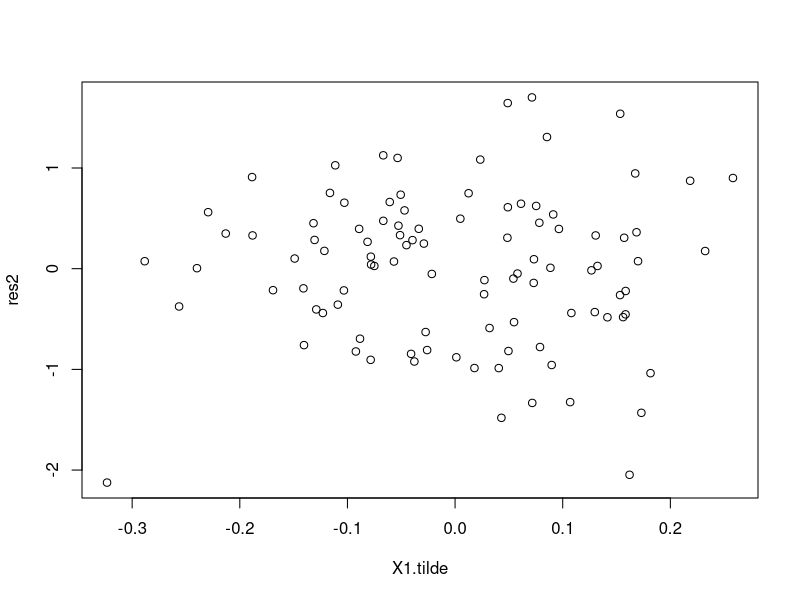

Recreate this plot in R. (Note: this script raises an error after producing the figure.)
## ---- chunk 1
knitr::opts_chunk$set(echo = TRUE)
library(sandwich)   # For Huber-White (robust) standard errors
library(boot) 
library(dplyr)
library(MASS)
library(doParallel)
library(ggplot2)
library(reshape2)
library(lmtest)

## ---- chunk 2
jackknife_po_fn <- function(data, indices) {
  # Leave-one-out data
  Y_loo <- data$Y[indices]
  X_loo <- as.matrix(data[indices, -1, drop = FALSE])
  
  # First-step regressions (partialling out)
  mY_loo <- lm(Y_loo ~ X_loo[,-1])
  mX1_loo <- lm(X_loo[,1] ~ X_loo[,-1])
  
  # Get residualized variables
  Y_tilde_loo <- mY_loo$residuals
  X1_tilde_loo <- mX1_loo$residuals
  
  # Second-step regression
  m2_loo <- lm(Y_tilde_loo ~ X1_tilde_loo - 1)
  
  return(coef(m2_loo)[1])  # Return beta estimate
}
## ---- chunk 3
set.seed(3)
n <- 100
k <- 1.1 # number of observations per coefficient
p <- floor(n/k) #number of variables
rho <- 0.6
beta <- rep(0.5, p)
Sigma <- matrix(rho, p, p)  # Correlation matrix
diag(Sigma) <- 1  # Set diagonal to 1 for variances
mu <- rep(0,p)
X <- mvrnorm(n, mu, Sigma) # simplified setting: all predictors are orthogonal

# Introduce heteroskedasticity: variance depends on X
gamma <- runif(p, -0.25, 0.25)  # Random coefficients for variance scaling
error_sd <- exp(X %*% gamma)  # Heteroskedastic error standard deviation
errors <- rnorm(n, mean = 0, sd = error_sd)  # Heteroskedastic errors
Y <- X%*%beta + errors
## ---- chunk 4
gamma[0:10]
## ---- chunk 5
m1 <- lm(Y ~ X) 
coef(m1)[1:10]
## ---- chunk 6
mY <- lm(Y ~ X[,-1])
mX1 <- lm(X[,1] ~ X[,-1])
Y.tilde <- mY$residuals
X1.tilde <- mX1$residuals
m2 <- lm(Y.tilde ~ X1.tilde -1 ) # no intercept 
## ---- chunk 7
coef(summary(m1))[2,]
## ---- chunk 8
coef(summary(m2))
## ---- chunk 9
# Plot to check heterokedasticity in the second step regression
res2 <- resid(m2)
plot(X1.tilde,res2)
lm(res2**2  ~ X1.tilde) %>% summary
## ---- chunk 10
num_cores <- detectCores() - 1  # Use available cores minus one
cl <- makeCluster(num_cores)
registerDoParallel(cl)

N.sim <- 1000
beta.LR <- beta.PO <- SE.LR <- SE.PO <- SE.POHW  <- SE.LRHW <- SE.LRJN <- SE.POJN <- c()
results <- foreach(i = 1:N.sim, .combine = rbind, .packages = c("sandwich", "boot")) %dopar% {
  
  X <- replicate(p, rnorm(n))
  
  # Introduce heteroskedasticity: variance depends on X
  error_sd <- exp(X %*% gamma)  # Heteroskedastic error standard deviation
  errors <- rnorm(n, mean = 0, sd = error_sd)  # Heteroskedastic errors
  Y <- X%*%beta + errors

  m1 <- lm(Y ~ X)
  mY <- lm(Y ~ X[,-1])
  mX1 <- lm(X[,1] ~ X[,-1])
  Y.tilde <- mY$residuals
  X1.tilde <- mX1$residuals
  m2 <- lm(Y.tilde ~ X1.tilde -1)
  
  beta_LR <- coef(summary(m1))[2, 1]
  SE_LR <- coef(summary(m1))[2, 2]
  SE_LRHW <- sqrt(diag(vcovHC(m1, type = "HC0"))[2])
  SE_LRJN <- sqrt(diag(vcovHC(m1, type = "HC3"))[2])
  
  beta_PO <- coef(summary(m2))[1]
  SE_PO <- coef(summary(m2))[2]
  SE_POHW <- sqrt(vcovHC(m2, type = "HC0"))
  
  data_list <- data.frame(Y = Y, X)
  jack_res <- boot(data = data_list, 
                   statistic = jackknife_po_fn, 
                   R = n,  
                   sim = "ordinary")
  SE_POJN <- sqrt((n - 1) / n * var(jack_res$t))
  
  c(beta_LR, SE_LR, SE_LRHW, SE_LRJN, beta_PO, SE_PO, SE_POHW, SE_POJN)
}

stopCluster(cl)

# Convert results to a data frame
results_df <- as.data.frame(results)
colnames(results_df) <- c("beta.LR", "SE.LR", "SE.LRHW", "SE.LRJN", "beta.PO", "SE.PO", "SE.POHW",  "SE.POJN")
## ---- chunk 11
results_table <- rbind(
  Mean = colMeans(results_df, na.rm = TRUE),  
  SD = apply(results_df, 2, sd, na.rm = TRUE)  
)
results_table
## ---- chunk 12

# Convert results_df to long format for ggplot
results_long <- reshape2::melt(results_df[, c("SE.LR", "SE.LRHW", "SE.LRJN", "SE.PO", "SE.POHW", "SE.POJN")])

# Compute the 95th percentile for each variable
quantiles <- results_long %>%
  group_by(variable) %>%
  summarise(upper = quantile(value, 0.95, na.rm = TRUE))

# Merge the quantiles with the original data
results_filtered <- inner_join(results_long, quantiles, by = "variable")

# Remove only the highest 5% of values
results_filtered <- results_filtered %>%
  filter(value <= upper)

# Compute the standard deviation of beta.LR
beta_LR_sd <- sd(results_df$beta.LR, na.rm = TRUE)

# Plot histograms with individual y-axes
ggplot(results_filtered, aes(x = value)) +
  geom_histogram(binwidth = 0.25, fill = "blue", alpha = 0.6, color = "black") +
  facet_wrap(~variable, scales = "free") +  # Free scales for both x and y axes
  geom_vline(xintercept = beta_LR_sd, color = "red", linetype = "dashed", size = 1) + # Red vertical line
  theme_minimal() +
  labs(title = "Histograms of Standard Errors (Top 5% Removed)", x = "Value", y = "Frequency")
## ---- chunk 13
set.seed(3)
n <- 100
k <- 2 # number of observations per coefficient
p <- floor(n/k) #number of variables
rho <- 0.6
beta <- rep(0.5, p)
Sigma <- matrix(rho, p, p)  # Correlation matrix
diag(Sigma) <- 1  # Set diagonal to 1 for variances
mu <- rep(0,p)
X <- mvrnorm(n, mu, Sigma) # simplified setting: all predictors are orthogonal

# Introduce heteroskedasticity: variance depends on X
gamma <- runif(p, -0.4, 0.4)  # Random coefficients for variance scaling
error_sd <- exp(X %*% gamma)  # Heteroskedastic error standard deviation
errors <- rnorm(n, mean = 0, sd = error_sd)  # Heteroskedastic errors
Y <- X%*%beta + errors
## ---- chunk 14
m1 <- lm(Y ~ X)
coef(m1)[1:10]
## ---- chunk 15
mY <- lm(Y ~ X[,-1])
mX1 <- lm(X[,1] ~ X[,-1])
Y.tilde <- mY$residuals
X1.tilde <- mX1$residuals
m2 <- lm(Y.tilde ~ X1.tilde -1 ) # no intercept 
## ---- chunk 16
coef(summary(m1))[2,]
## ---- chunk 17
coef(summary(m2))
## ---- chunk 18
plot(X1.tilde,resid(m2))
## ---- chunk 19
num_cores <- detectCores() - 1  # Use available cores minus one
cl <- makeCluster(num_cores)
registerDoParallel(cl)

N.sim <- 1000
beta.LR <- beta.PO <- SE.LR <- SE.PO <- SE.POHW  <- SE.LRHW <- SE.LRJN <- SE.POJN <- c()
results <- foreach(i = 1:N.sim, .combine = rbind, .packages = c("sandwich", "boot")) %dopar% {
  
  X <- replicate(p, rnorm(n))
  
  # Introduce heteroskedasticity: variance depends on X
  error_sd <- exp(X %*% gamma)  # Heteroskedastic error standard deviation
  errors <- rnorm(n, mean = 0, sd = error_sd)  # Heteroskedastic errors
  Y <- X%*%beta + errors

  m1 <- lm(Y ~ X)
  mY <- lm(Y ~ X[,-1])
  mX1 <- lm(X[,1] ~ X[,-1])
  Y.tilde <- mY$residuals
  X1.tilde <- mX1$residuals
  m2 <- lm(Y.tilde ~ X1.tilde -1)
  
  beta_LR <- coef(summary(m1))[2, 1]
  SE_LR <- coef(summary(m1))[2, 2]
  SE_LRHW <- sqrt(diag(vcovHC(m1, type = "HC0"))[2])
  SE_LRJN <- sqrt(diag(vcovHC(m1, type = "HC3"))[2])
  
  beta_PO <- coef(summary(m2))[1]
  SE_PO <- coef(summary(m2))[2]
  SE_POHW <- sqrt(vcovHC(m2, type = "HC0"))
  
  data_list <- data.frame(Y = Y, X)
  jack_res <- boot(data = data_list, 
                   statistic = jackknife_po_fn, 
                   R = n,  
                   sim = "ordinary")
  SE_POJN <- sqrt((n - 1) / n * var(jack_res$t))
  
  c(beta_LR, SE_LR, SE_LRHW, SE_LRJN, beta_PO, SE_PO, SE_POHW, SE_POJN)
}

stopCluster(cl)

# Convert results to a data frame
results_df <- as.data.frame(results)
colnames(results_df) <- c("beta.LR", "SE.LR", "SE.LRHW", "SE.LRJN", "beta.PO", "SE.PO", "SE.POHW",  "SE.POJN")

## ---- chunk 20
results_table <- rbind(
  Mean = colMeans(results_df, na.rm = TRUE),  
  SD = apply(results_df, 2, sd, na.rm = TRUE)  
)
results_table
## ---- chunk 21

# Convert results_df to long format for ggplot
results_long <- reshape2::melt(results_df[, c("SE.LR", "SE.LRHW", "SE.LRJN", "SE.PO", "SE.POHW", "SE.POJN")])

# Compute the 95th percentile for each variable
quantiles <- results_long %>%
  group_by(variable) %>%
  summarise(upper = quantile(value, 0.95, na.rm = TRUE))

# Merge the quantiles with the original data
results_filtered <- inner_join(results_long, quantiles, by = "variable")

# Remove only the highest 5% of values
results_filtered <- results_filtered %>%
  filter(value <= upper)

# Compute the standard deviation of beta.LR
beta_LR_sd <- sd(results_df$beta.LR, na.rm = TRUE)

# Plot histograms with individual y-axes
ggplot(results_filtered, aes(x = value)) +
  geom_histogram(binwidth = 0.1, fill = "blue", alpha = 0.6, color = "black") +
  facet_wrap(~variable, scales = "free") +  # Free scales for both x and y axes
  geom_vline(xintercept = beta_LR_sd, color = "red", linetype = "dashed", size = 1) + # Red vertical line
  theme_minimal() +
  labs(title = "Histograms of Standard Errors (Top 5% Removed)", x = "Value", y = "Frequency")
## ---- chunk 22
set.seed(3)
n <- 100
k <- 20 # number of observations per coefficient
p <- floor(n/k) #number of variables
rho <- 0.6
beta <- rep(0.5, p)
Sigma <- matrix(rho, p, p)  # Correlation matrix
diag(Sigma) <- 1  # Set diagonal to 1 for variances
mu <- rep(0,p)
X <- mvrnorm(n, mu, Sigma) # simplified setting: all predictors are orthogonal

# Introduce heteroskedasticity: variance depends on X
gamma <- runif(p, -0.75, 0.75)  # Random coefficients for variance scaling
error_sd <- exp(X %*% gamma)  # Heteroskedastic error standard deviation
errors <- rnorm(n, mean = 0, sd = error_sd)  # Heteroskedastic errors
Y <- X%*%beta + errors
## ---- chunk 23
gamma
## ---- chunk 24
m1 <- lm(Y ~ X)
coef(m1)[1:6]

## ---- chunk 25
mY <- lm(Y ~ X[,-1])
mX1 <- lm(X[,1] ~ X[,-1])
Y.tilde <- mY$residuals
X1.tilde <- mX1$residuals
m2 <- lm(Y.tilde ~ X1.tilde -1 ) # no intercept 

## ---- chunk 26
coef(summary(m1))[2,]

## ---- chunk 27
coef(summary(m2))
## ---- chunk 28
plot(X1.tilde,resid(m2))
## ---- chunk 29
num_cores <- detectCores() - 1  # Use available cores minus one
cl <- makeCluster(num_cores)
registerDoParallel(cl)

N.sim <- 1000
beta.LR <- beta.PO <- SE.LR <- SE.PO <- SE.POHW  <- SE.LRHW <- SE.LRJN <- SE.POJN <- c()
results <- foreach(i = 1:N.sim, .combine = rbind, .packages = c("sandwich", "boot")) %dopar% {
  
  X <- replicate(p, rnorm(n))
  
  # Introduce heteroskedasticity: variance depends on X
  error_sd <- exp(X %*% gamma)  # Heteroskedastic error standard deviation
  errors <- rnorm(n, mean = 0, sd = error_sd)  # Heteroskedastic errors
  Y <- X%*%beta + errors

  m1 <- lm(Y ~ X)
  mY <- lm(Y ~ X[,-1])
  mX1 <- lm(X[,1] ~ X[,-1])
  Y.tilde <- mY$residuals
  X1.tilde <- mX1$residuals
  m2 <- lm(Y.tilde ~ X1.tilde -1)
  
  beta_LR <- coef(summary(m1))[2, 1]
  SE_LR <- coef(summary(m1))[2, 2]
  SE_LRHW <- sqrt(diag(vcovHC(m1, type = "HC0"))[2])
  SE_LRJN <- sqrt(diag(vcovHC(m1, type = "HC3"))[2])
  
  beta_PO <- coef(summary(m2))[1]
  SE_PO <- coef(summary(m2))[2]
  SE_POHW <- sqrt(vcovHC(m2, type = "HC0"))
  
  data_list <- data.frame(Y = Y, X)
  jack_res <- boot(data = data_list, 
                   statistic = jackknife_po_fn, 
                   R = n,  
                   sim = "ordinary")
  SE_POJN <- sqrt((n - 1) / n * var(jack_res$t))
  
  c(beta_LR, SE_LR, SE_LRHW, SE_LRJN, beta_PO, SE_PO, SE_POHW, SE_POJN)
}

stopCluster(cl)

# Convert results to a data frame
results_df <- as.data.frame(results)
colnames(results_df) <- c("beta.LR", "SE.LR", "SE.LRHW", "SE.LRJN", "beta.PO", "SE.PO", "SE.POHW",  "SE.POJN")

## ---- chunk 30
results_table <- rbind(
  Mean = colMeans(results_df, na.rm = TRUE),  
  SD = apply(results_df, 2, sd, na.rm = TRUE)  
)
results_table
## ---- chunk 31

# Convert results_df to long format for ggplot
results_long <- reshape2::melt(results_df[, c("SE.LR", "SE.LRHW", "SE.LRJN", "SE.PO", "SE.POHW", "SE.POJN")])

# Compute the 95th percentile for each variable
quantiles <- results_long %>%
  group_by(variable) %>%
  summarise(upper = quantile(value, 0.95, na.rm = TRUE))

# Merge the quantiles with the original data
results_filtered <- inner_join(results_long, quantiles, by = "variable")

# Remove only the highest 5% of values
results_filtered <- results_filtered %>%
  filter(value <= upper)

# Compute the standard deviation of beta.LR
beta_LR_sd <- sd(results_df$beta.LR, na.rm = TRUE)

# Plot histograms with individual y-axes
ggplot(results_filtered, aes(x = value)) +
  geom_histogram(binwidth = 0.05, fill = "blue", alpha = 0.6, color = "black") +
  facet_wrap(~variable, scales = "free") +  # Free scales for both x and y axes
  geom_vline(xintercept = beta_LR_sd, color = "red", linetype = "dashed", size = 1) + # Red vertical line
  theme_minimal() +
  labs(title = "Histograms of Standard Errors (Top 5% Removed)", x = "Value", y = "Frequency")
